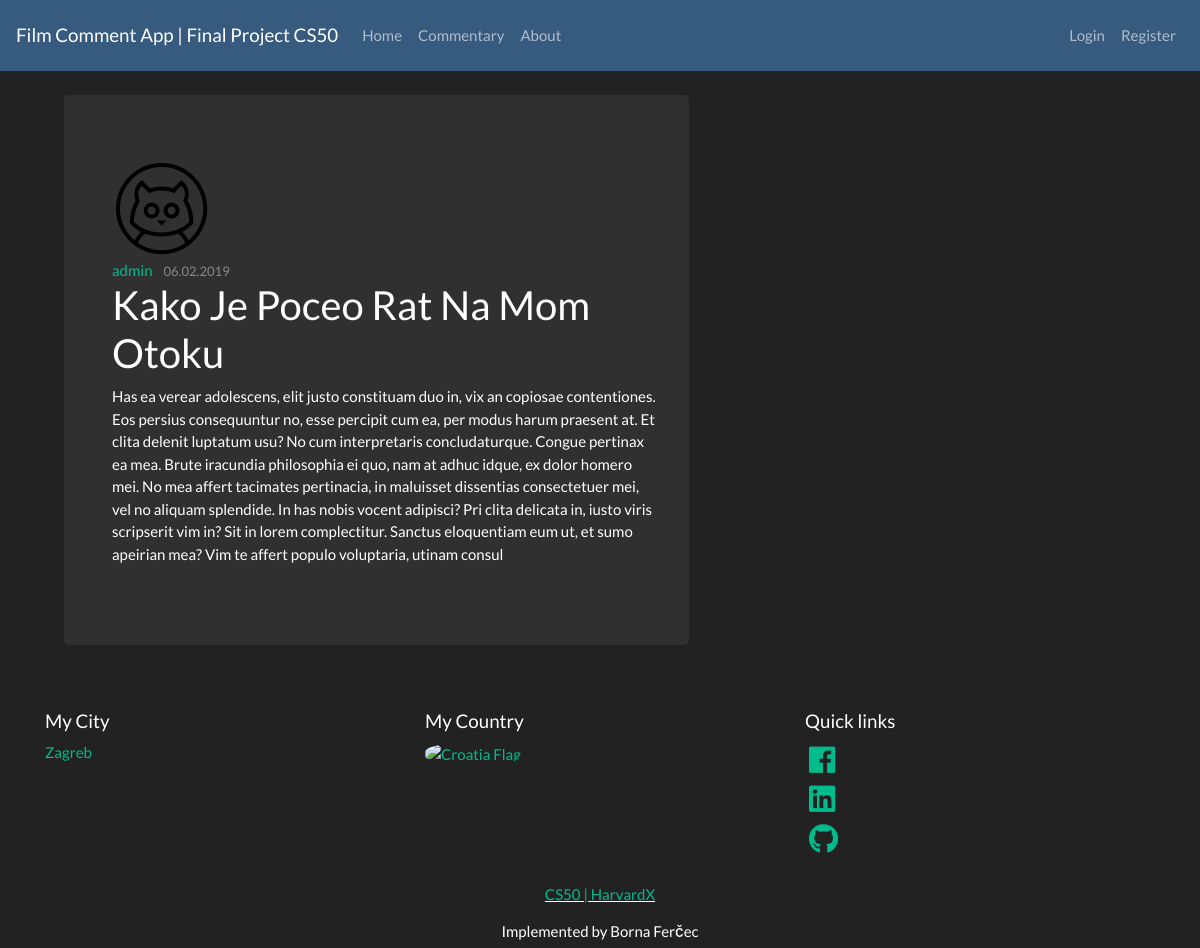
/post/1, run on an earlier commit of the app's database.
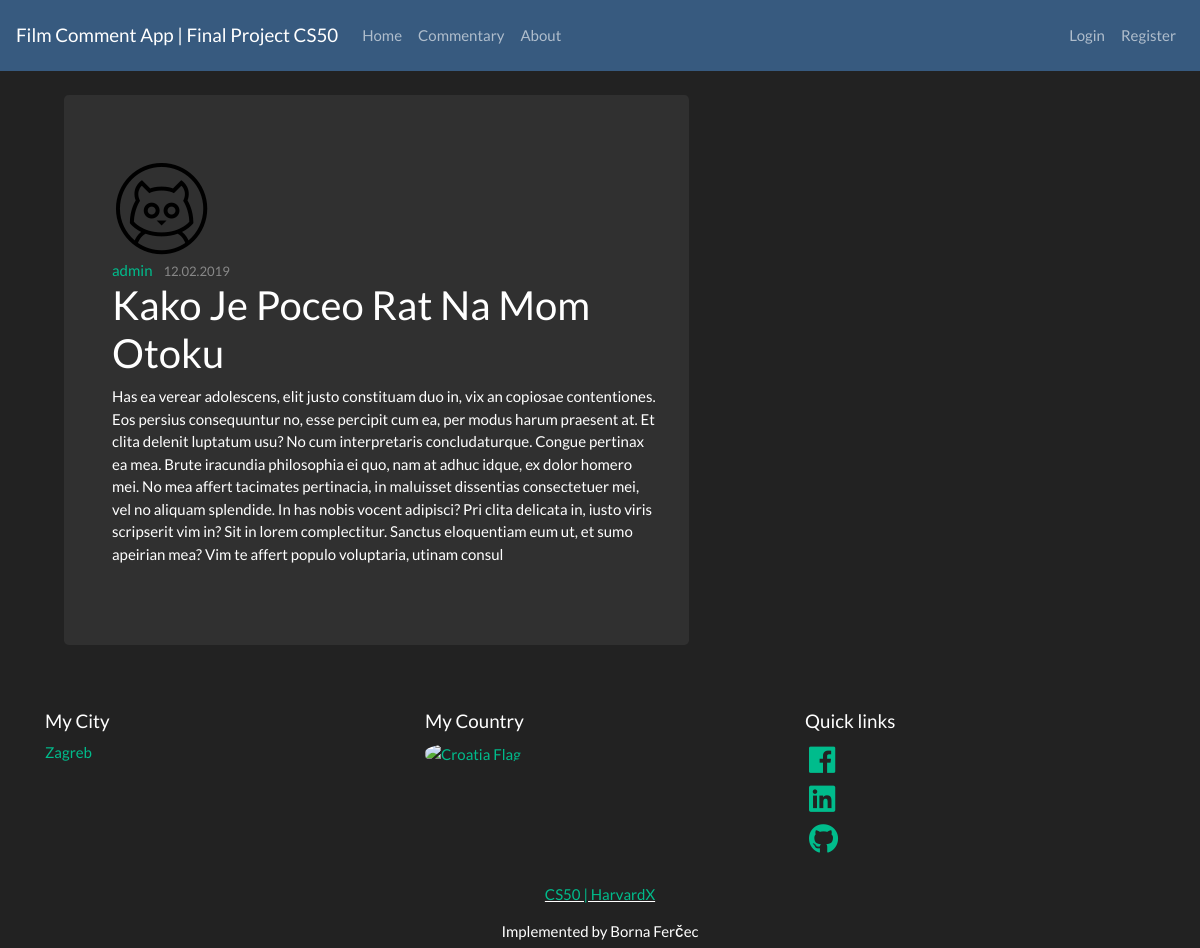
And on a later commit of the database.
### final_project/models.py (models this page shows, shortened)
class Post(db.Model):
    id = db.Column(db.Integer, primary_key=True)
    title = db.Column(db.String(100), nullable=False)
    date_posted = db.Column(db.DateTime, nullable=False, default=datetime.utcnow())
    content = db.Column(db.Text, nullable=False)
    user_id = db.Column(db.Integer, db.ForeignKey('user.id'), nullable=False)

### final_project/routes.py (the view)
@app.route("/post/<int:post_id>")
def post(post_id):
    post = Post.query.get_or_404(post_id)
    return render_template('post.html', title=post.title, post=post)

### final_project/templates/post.html (shortened to what this page needs)
{% extends "index.html" %}
{% block content %}
<div class="content-section col-md-10 pl-5 mt-4">
    <div class="jumbotron content-section col-md-8 pl-5 mt-3 ml-3">
        <img class="rounded-circle article-img" src="{{ url_for('static', filename='profile_pics/' + post.author.image_file) }}">
        <div class="media-body">
            <div class="article-metadata">
            <a class="mr-2" href="{{ url_for('user_posts', username=post.author.username )}}">{{ post.author.username }}</a>
            <small class="text-muted">{{ post.date_posted.strftime('%d.%m.%Y') }}</small>
            </div>
            <h2 class="article-title">{{ post.title }}</a></h2>
            <p class="article-content">{{ post.content }}</p>
        </div>
    </div>
</div>
{% endblock content %}

What changed in the data, as far as the page shows it:
changed Post "Kako Je Poceo Rat Na Mom Otoku": date_posted "06.02.2019" → "12.02.2019"
